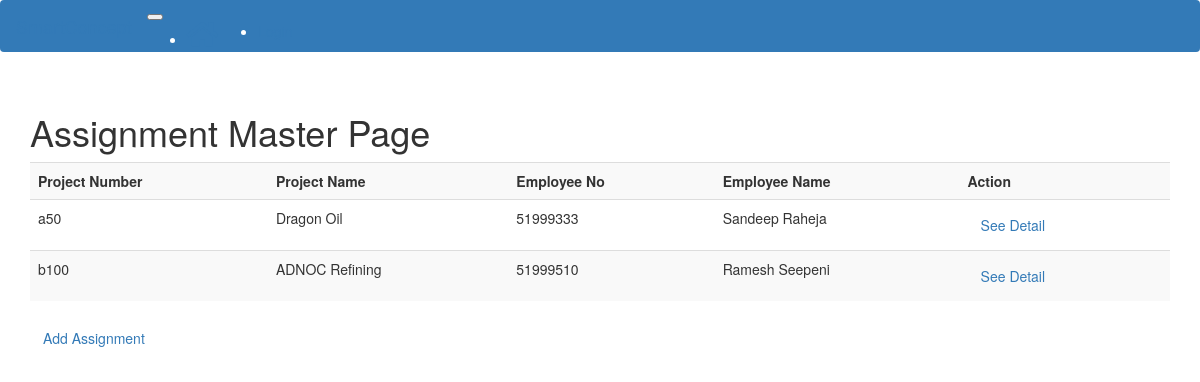
Screenshot of /master-assignment/ with the database file from the repository.
### application/modelsTimesheet.py (models this page shows, shortened)
class Assignment(db.Model):
    id = db.Column(db.Integer, primary_key=True)
    project_id = db.Column(db.Integer, db.ForeignKey('project.id'),nullable=False)
    user_id = db.Column(db.Integer, db.ForeignKey('user.id'),nullable=False)
    project = db.relationship(Project, backref='assignments')
    user = db.relationship(User, backref='assignments')
    rate  = db.Column(db.Float(),nullable=False)
    currency  = db.Column(db.String(10),nullable=False)
    rate_basis  = db.Column(db.String(10),nullable=False)

class Project(db.Model):
    id = db.Column(db.Integer, primary_key=True)
    number = db.Column(db.String(120),nullable=False)
    name = db.Column(db.String(120))
    tsht = db.Column(db.Integer, db.ForeignKey('tsht_setting.id'), nullable=False)

### application/models.py (models this page shows, shortened)
class User(UserMixin, db.Model):
    id = db.Column(db.Integer, primary_key=True)
    username = db.Column(db.String(128), index=True, unique=True)
    name = db.Column(db.String(128))
    employee_no = db.Column(db.String(10), index=True, unique=True)
    email = db.Column(db.String(128), index=True, unique=True)
    password_hash = db.Column(db.String(128))
    last_seen = db.Column(db.DateTime, default=datetime.utcnow)
    posts = db.relationship('Post', backref='author', lazy='dynamic')

### application/viewsTimesheet.py (the view)
@app.route('/master-assignment/')
def masterAssignment():
    q = Assignment.query.join(Project).order_by(Project.number)
    return render_template('timesheet/master-assignment.html', items=q)

### application/views.py (called while the page is built)
@app.before_request
def before_request():
    if current_user.is_authenticated:
        current_user.last_seen = datetime.utcnow()
        db.session.commit()

### application/templates/timesheet/master-assignment.html (shortened to what this page needs)
{% extends 'base.html' %}
{% block app_content %}
		<h1>Assignment Master Page</h1>
		{% if items %}
		<table class="table table-striped">
			<tr>
				<th>Project Number</th><th>Project Name</th><th>Employee No</th><th>Employee Name</th><th>Action</th>
			</tr>
			{% for item in items %}
			<tr>
				<td>{{item.project.number}}</td><td>{{item.project.name}}</td><td>{{item.user.employee_no}}<td>{{item.user.name}}</td><td><a href="/detail-assignment/{{item.id}}/" class="btn btn-outline-primary">See Detail</a>
				</td>
			</tr>
			{% endfor %}
		</table>
		{% endif %}
		<a href="/add-assignment/" class="btn btn-outline-primary" role="button">Add Assignment</a>
{% endblock %}

### rows the page displays
Assignment: project.number "a50", project.name "Dragon Oil", user.employee_no "51999333", user.name "Sandeep Raheja"
Assignment: project.number "b100", project.name "ADNOC Refining", user.employee_no "51999510", user.name "Ramesh Seepeni"
